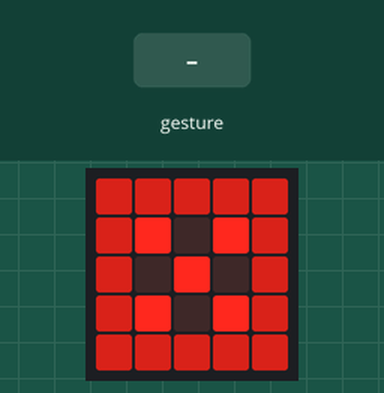
Simulated run of this program. Board: BBC micro:bit running MicroPython. Parts: the board's 5×5 LED display. Inputs (shaded band) come from the test bench. Random numbers come from a fixed seed; a tilt is held for 1.5 s and a shake lasts 1 s, then the board lies face up again.

Above: at 1.2 s.
1.3 s: gesture 'shake'
At 1.98 s:
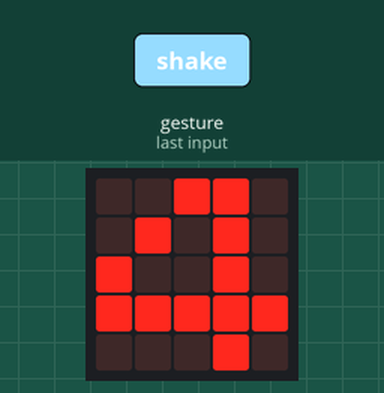
At 5.9 s:
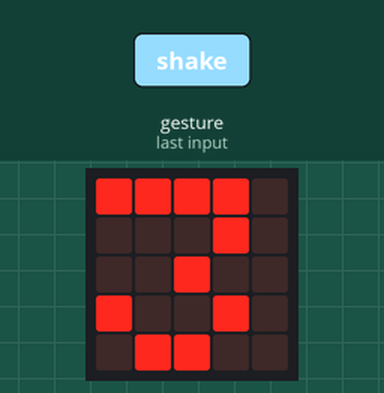
Timing chart, 0 to 7.4 s (numbered marks = the images above; inputs shaded):
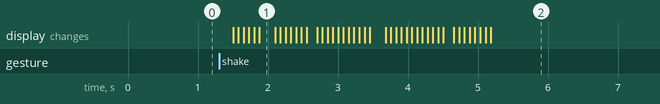

Measured:
- after the input at 1.3 s, the display: first changes after 0.20 s (image 1 shows a later state)

The program:

dice.py
```python
from microbit import *
import random


dice = Image('55555:'
             '59095:'
             '50905:'
             '59095:'
             '55555:'
            )

display.show(dice)
while True:
    if accelerometer.was_gesture('shake'):
        for _ in range(50):
            display.show(random.randint(1, 6))
            sleep(75)
            
```
